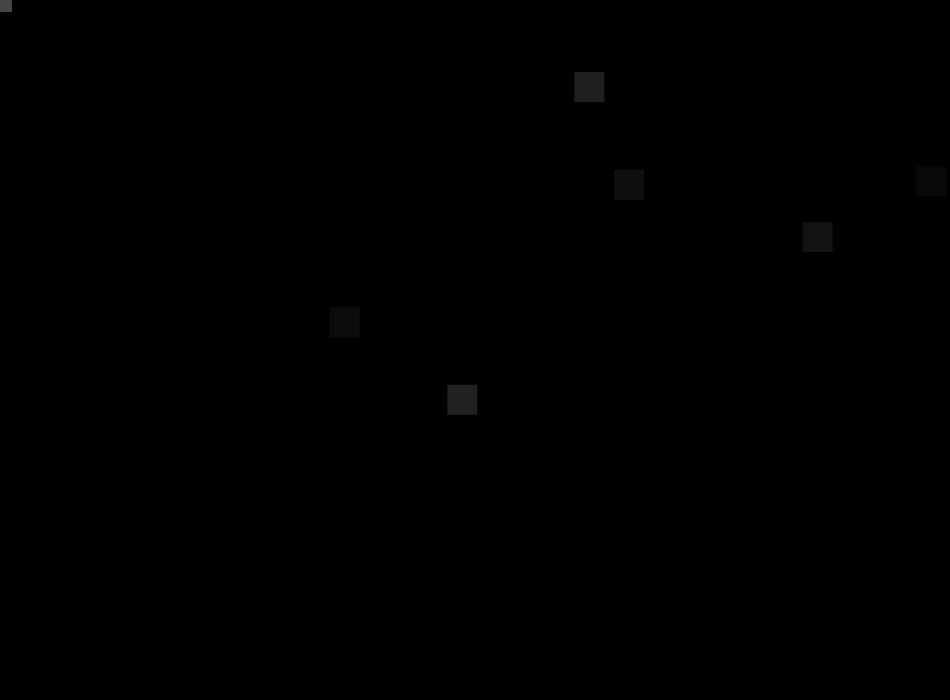
Frame 1 (no input)
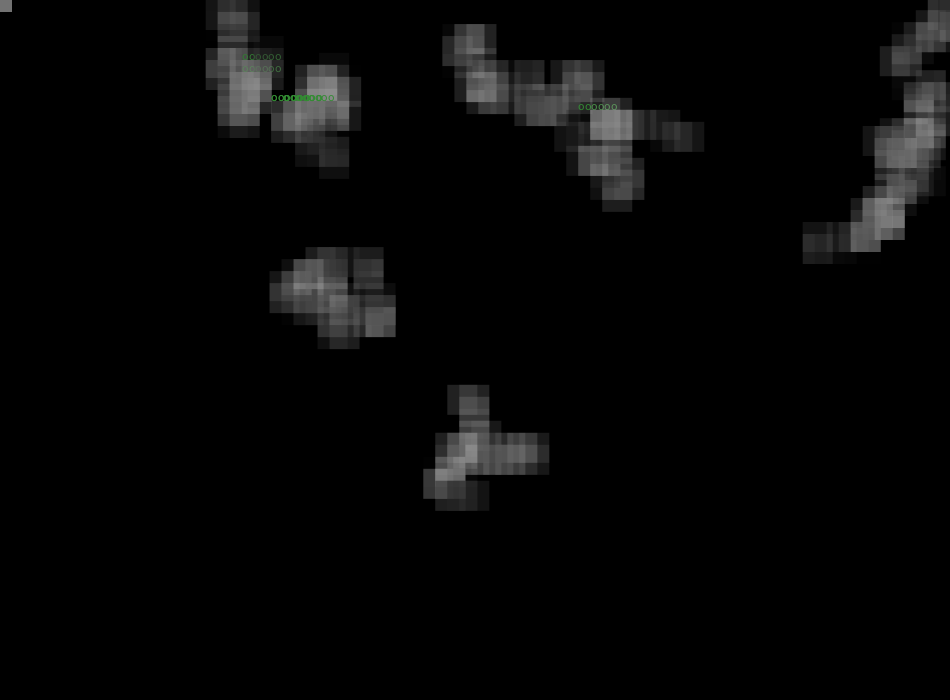
Frame 60 (the mouse pressed at the canvas centre just before this capture)
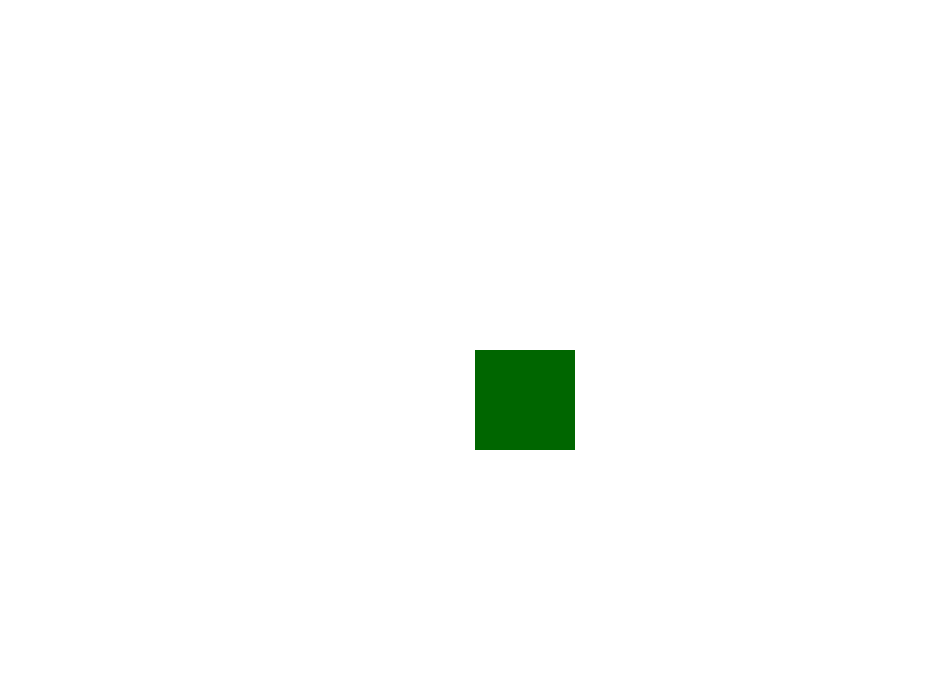
Frame 120 (the mouse held since frame 60 and released just before this capture)

The Processing sketch that drew these frames (run headless with seeded random() and noise(); from frame 60 on, the mouse is pressed at the canvas centre):

// Processing sketch: processing_140532
// ── processing_140532.pde

//Project 2 Disturbing Nature
//Carter Hanson 3-18-14 Ohio State Art 3001

Walker[] w = new Walker [8];  //declaring a walker array

void setup(){
  size(950,700);  //size of sketch
  background(0);  //black background
  frameRate(30);  //speed of animation


//objects
 for (int i = 0; i < w.length; i ++ ) {    //initializing each walker with a for loop
    w[i] = new Walker();
  }   //end of loop
}     //end setup
 
void draw(){
  for (int i = 0; i < w.length; i++ ) { //run each object with a for loop
    w[i].walk();
    w[i].display();
   
   
    for (int j = 0; j < w.length; j++ ) {    //checking the objects with a for loop.
       if ( (  w[i].intersect(w[j]) )  ) {   //pass w[j] to the intersect function *
            w[i].inter();
                       //if boolean called intersect is true then run .inter()
           } else {
           w[i].no_inter();
           }   //end if      
    }   //end second loop
   
   
  }    //end loop
  
  if (keyPressed)         //restart the sketch by pressing R
  if (key == 'r' || key == 'R') {
  setup();
}   //end keyPressed function
 
if(mousePressed){
 background(255);    //if mouse is pressed then background changed to white
 fill(0,102,0);      //color of rectangle
rect(mouseX,mouseY, 100,100);  //rectangle controlled by mouse, release to restart
}
}      //end draw
 
class Walker {      //declare walker class
 
  float x, y;        //decalre float
  int s;             //declare integer 1
  int t;             //declare integer 2
  color c = color(100, 50);  //end random, only gets dark if spots an overlap
 
  //constructor
  Walker() {
    x = random(width);     //random x value
    y = random(height);    //random y value
    s = 12;                //integer 1=12
    t = 30;                //integer 2=30
  }
 
 
  void display() {
    noStroke();
    fill(random(200), 50);      //color of squares random grey scale
    rect(x,y,t,t);              //squares are displayed 
    rect(mouseX,mouseY,s,s); //square with random grey scale that is movable with mouse
    
  }  //end display
 
  void walk() {     //start walk function
    int option = int(random(4));  //declare random integer 0-4 
    if (option == 0) {
      x = x + s;               //first option
    } else if (option == 1) {  //second option
      x = x - s;
    } else if (option == 2) {  //third option
      y = y + s;
    } else {
      y = y - s;
    }     
    x = constrain(x,0,width);   //x value will not exceed width
    y = constrain(y,0,height);  //y value will not exceed height
    }   //end Walk
     
 //intersect and no intersect functions for color
    void inter() {
    c = color(50,140,50);   //green 50% transparency
    fill(c);
    text("oooooo", x, y);   //display small green circles at intersections
  }
    void no_inter() {      //back to grey when no intersectino
    c = color(50, 10);
    }
   
  //check other walkers function with boolean test
 boolean intersect(Walker w0) {   //use object as arguments in functions
  float d = dist(x,y,w0.x,w0.y);  //distance between X,Y and the walker that was passed X,Y
 if ((d > 0) && (d < s*5)) {                   //multiplying s*3 just to increase possibility
    return true;    
  } else {
    return false;
    }
  }  //end boolean test
 
  
   
   
}  //end class
